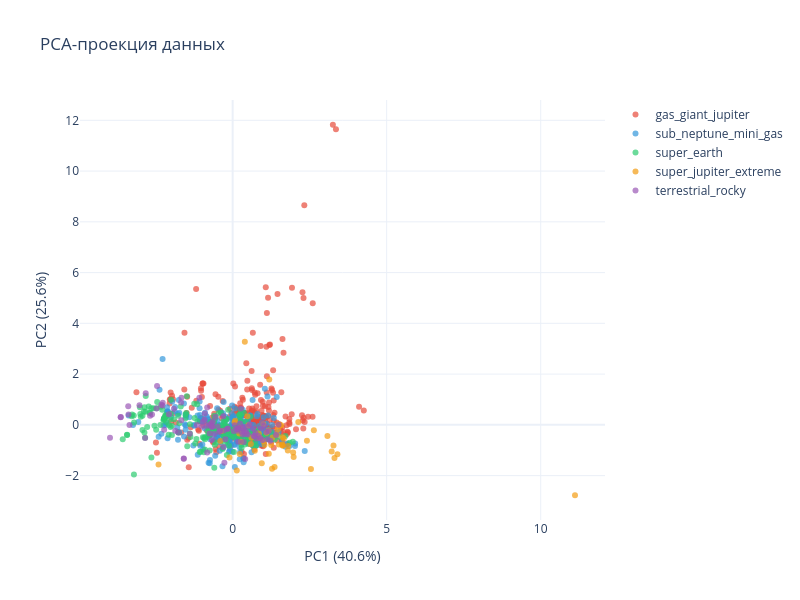

Notebook cell for this chart:
### Markdown cell above
### PCA-проекция

### Code cell
scaler_pca = StandardScaler()
X_pca = scaler_pca.fit_transform(df[FEATURE_COLUMNS])
pca = PCA(n_components=2)
X_2d = pca.fit_transform(X_pca)

le_temp = LabelEncoder()
labels = le_temp.fit_transform(df[TARGET_COLUMN])

fig = go.Figure()
for j, cls in enumerate(le_temp.classes_):
    mask = labels == j
    fig.add_trace(go.Scatter(
        x=X_2d[mask, 0], y=X_2d[mask, 1],
        mode='markers', name=cls,
        marker=dict(color=CLASS_COLORS[j % len(CLASS_COLORS)], size=6, opacity=0.7)
    ))

fig.update_layout(
    title='PCA-проекция данных',
    xaxis_title=f'PC1 ({pca.explained_variance_ratio_[0]:.1%})',
    yaxis_title=f'PC2 ({pca.explained_variance_ratio_[1]:.1%})',
    template=PLOT_TEMPLATE, width=800, height=600
)
fig.show()

### Figure 1 — Plotly figure (JSON) as saved in the notebook; plotly's stock layout.template omitted (floating-point values rounded to 4 significant figures; data arrays with more than 128 entries replaced by an {"elided": "..."} marker saying what was removed)
{"data": [{"marker": {"color": "#e74c3c", "opacity": 0.7, "size": 6}, "mode": "markers", "name": "gas_giant_jupiter", "type": "scatter", "x": {"elided": "321 float values"}, "y": {"elided": "321 float values"}}, {"marker": {"color": "#3498db", "opacity": 0.7, "size": 6}, "mode": "markers", "name": "sub_neptune_mini_gas", "type": "scatter", "x": {"elided": "330 float values"}, "y": {"elided": "330 float values"}}, {"marker": {"color": "#2ecc71", "opacity": 0.7, "size": 6}, "mode": "markers", "name": "super_earth", "type": "scatter", "x": {"elided": "221 float values"}, "y": {"elided": "221 float values"}}, {"marker": {"color": "#f39c12", "opacity": 0.7, "size": 6}, "mode": "markers", "name": "super_jupiter_extreme", "type": "scatter", "x": [0.3959, 1.475, 1.58, 0.2356, 0.6113, 0.4801, 3.274, 1.964, -0.3645, 1.662, 1.0, 1.293, 0.2309, 0.7208, 1.189, 0.1348, 1.279, 0.8498, 0.08235, 1.791, 3.215, 1.623, 2.637, 1.98, 0.2136, 0.9461, 0.8738, 1.362, 1.499, 0.2701, 1.495, 1.165, 1.035, 3.077, 1.804, 2.411, 1.104, 1.609, 1.251, 1.637, 1.62, 2.132, 0.5099, 3.401, 0.9963, -0.3976, 0.5924, 0.06307, 1.436, -2.405, 11.11, 1.531, 1.174, 2.542, -0.1035, 3.305], "y": [3.272, -0.1775, -0.01129, -0.1149, -0.5065, 0.3435, -0.8161, -1.088, -0.2406, -0.5502, -0.6431, -0.5, -1.153, -1.024, 1.788, -1.794, -1.726, -0.335, 0.1625, -1.009, -1.051, -0.4886, -0.2173, -1.265, -0.3388, -1.513, -0.5193, -1.664, -0.7779, -0.6612, 0.02359, -0.2203, -0.7984, -0.4349, -0.8358, -0.6263, -0.307, -0.8084, -0.7899, -0.8239, -0.7771, 0.1165, -0.01481, -1.161, 0.03023, -0.6375, -0.7556, 0.1053, -0.3895, -1.56, -2.774, -0.02558, -1.142, -1.741, -1.291, -1.308]}, {"marker": {"color": "#9b59b6", "opacity": 0.7, "size": 6}, "mode": "markers", "name": "terrestrial_rocky", "type": "scatter", "x": [0.3236, 1.409, -0.9117, -1.762, 0.4325, -0.5557, -3.634, -0.2383, 0.9681, 0.7671, 0.2678, 0.6904, 1.169, -3.38, -0.826, -2.268, 0.4977, -1.389, -0.6405, -0.4907, 1.135, -1.161, 1.09, 0.4309, -0.2676, 0.1845, 0.5571, -2.453, -0.7501, 0.9195, -0.674, 0.3589, 0.1592, 0.2396, -0.9701, 0.3768, 0.5062, -0.1526, -0.4372, -2.279, -1.862, 0.1748, -0.6816, -2.313, 0.742, 0.175, 0.37, -0.7456, -0.411, 0.4082, -0.8266, -2.617, -2.821, 0.8917, -2.841, 0.2978, -1.079, -2.681, -0.1772, -0.2988, -1.671, 1.49, -0.8453, -1.661, 0.06753, -1.586, 0.3001, -0.3036, -3.981, -1.585, 0.1461, -3.024, -3.348, -1.668, 0.1752, -2.223, 0.8226, -0.6748, 0.6691, -2.469, -0.6605, 1.029, 1.226, -0.2865, 0.3584, 0.7055, -0.9968, -0.599, 0.0382, -1.906, 0.9587, -3.631, -2.068, -0.6743, -0.903, -3.389], "y": [-0.3764, -0.3958, 0.2031, -0.2978, -0.2632, 0.3174, 0.3023, -0.5695, -0.5927, -0.5362, 0.648, -0.4466, -0.2462, 0.4085, -1.09, 0.8695, -0.3826, -0.3474, 0.1353, -0.06442, -0.5702, -0.000886, -0.2822, -0.3566, -1.492, -0.6673, 0.02821, 1.529, 0.01171, -0.1352, -0.5922, -0.6723, -0.2285, 0.0516, 0.1173, -0.3034, -0.05083, -0.1432, -0.2829, 0.764, -0.2348, -0.1424, -0.04378, 0.7966, -0.3078, -0.1413, -0.2372, -0.3423, -0.2317, -1.346, 0.6825, 0.4097, 1.249, -0.5197, -0.5155, -0.2729, 1.073, 0.3543, -0.1629, -0.8738, 0.8836, 0.004511, -0.03337, 1.063, -0.01081, -1.335, -0.1226, 0.3398, -0.5058, -1.33, -0.1634, 0.7696, -0.006552, 0.1829, -0.1402, -0.19, -0.4339, 0.07182, -0.1584, 0.6461, -0.07193, -0.04668, -0.63, -0.2235, -0.08766, -0.4227, -0.06927, -0.3616, -0.2407, 0.6328, 0.1066, 0.313, 0.4197, -0.07722, 0.4479, 0.7293]}], "layout": {"height": 600, "title": {"text": "PCA-проекция данных"}, "width": 800, "xaxis": {"title": {"text": "PC1 (40.6%)"}}, "yaxis": {"title": {"text": "PC2 (25.6%)"}}}}
